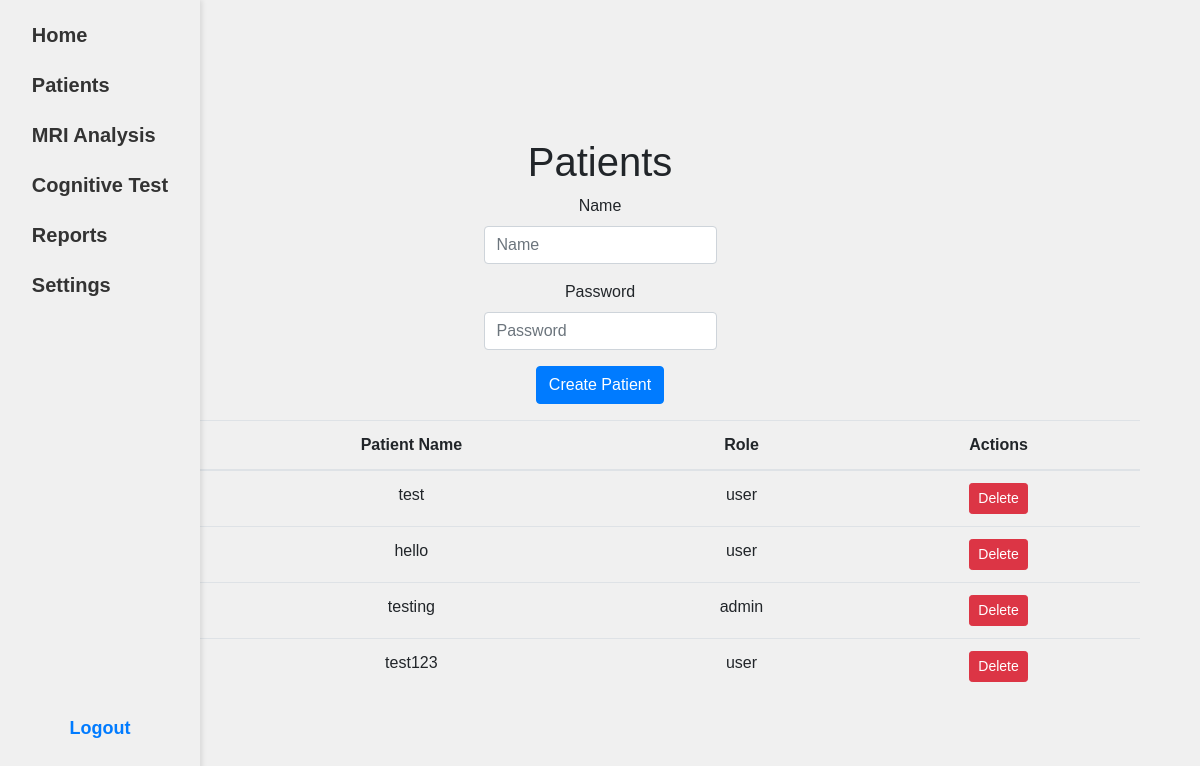
The app's page /patients, older data.
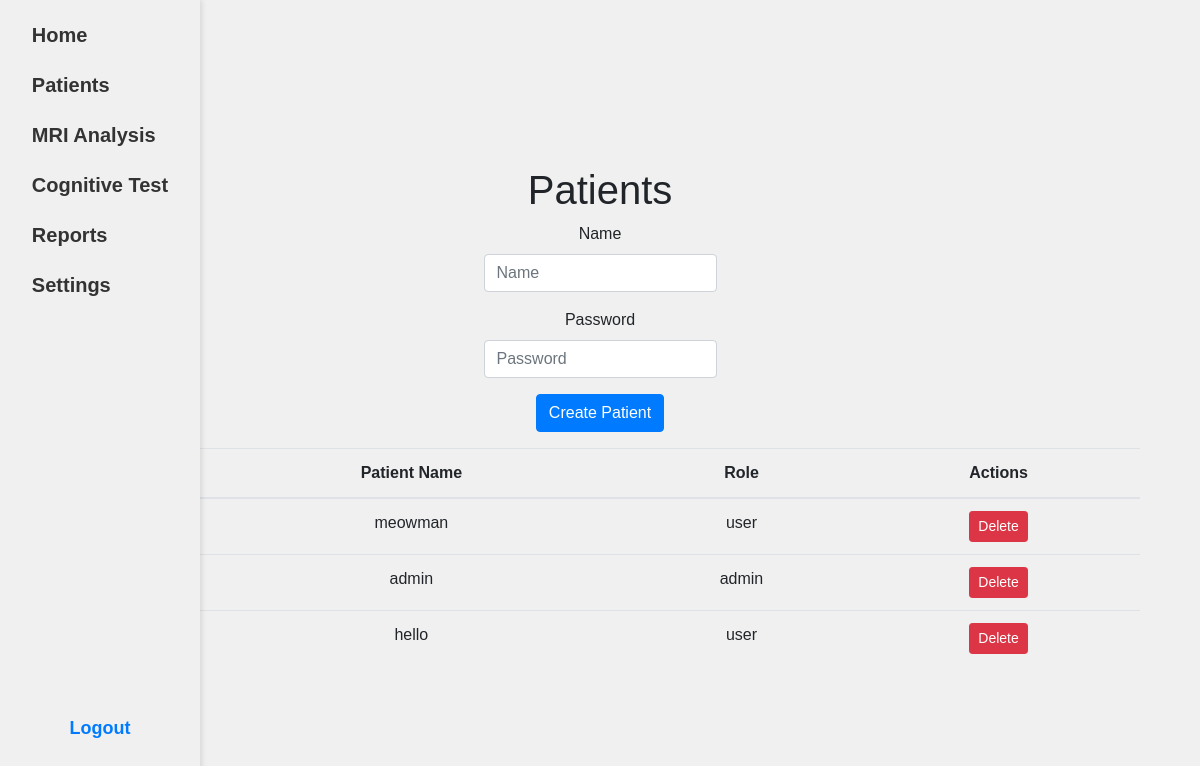
The same page, newer data.
### app.py (models this page shows, shortened)
class User(UserMixin, db.Model):
    id = db.Column(db.Integer, primary_key=True)
    username = db.Column(db.String(100), unique=True)
    password_hash = db.Column(db.String(100))
    is_admin = db.Column(db.Boolean, default=False)
    cognitive_tests = db.relationship('CognitiveTestData', backref='user', lazy=True)

### app.py (the view)
@app.route('/patients')
def patients():
    patients_data = User.query.all()  # Fetch all patients from the "user" table
    return render_template('admin/patients.html', patients=patients_data)

### templates/admin/patients.html (shortened to what this page needs)
<!DOCTYPE html>
<html lang="en">
<head>
    <link rel="stylesheet" href="https://stackpath.bootstrapcdn.com/bootstrap/4.5.2/css/bootstrap.min.css">
</head>
<body>
{% include 'admin/admin_navbar.html' %}
<div class="container mt-4">
    <div class="container mt-4">
    <h1>Patients</h1>
        <form method="POST" action="{{ url_for('create_patient') }}" class="mb-3">
            <div class="form-group">
                <label for="name">Name</label>
                <input type="text" name="name" id="name" class="form-control" placeholder="Name" required>
            </div>
            <div class="form-group">
                <label for="password">Password</label>
                <input type="password" name="password" id="password" class="form-control" placeholder="Password" required>
            </div>
            <button type="submit" class="btn btn-primary">Create Patient</button>
        </form>
        <table class="table">
            <thead>
                <tr>
                    <th>ID</th>
                    <th>Patient Name</th>
                    <th>Role</th>
                    <th>Actions</th>
                </tr>
            </thead>
            <tbody>
                {% for patient in patients %}
                <tr>
                    <td>{{ patient.id }}</td>
                    <td>{{ patient.username }}</td>
                    <td>{{ 'admin' if patient.is_admin else 'user' }}</td>
                    <td>
                        <a href="{{ url_for('delete_patient', patient_id=patient.id) }}" class="btn btn-danger btn-sm">Delete</a>
                    </td>
                </tr>
                {% endfor %}
            </tbody>
        </table>
    </div>
</body>
</html>

### templates/admin/admin_navbar.html (shortened to what this page needs)
<!DOCTYPE html>
<html lang="en">
<head>
    <link rel="stylesheet" href="{{ url_for('static', filename='css/style.css') }}">
</head>
<body>
    <nav class="navbar">
        <ul>
            <li><a href="{{ url_for('admin_dashboard') }}">Home</a></li>
            <li><a href="{{ url_for('patients') }}">Patients</a></li>
            <li><a href="{{ url_for('mri_analysis') }}">MRI Analysis</a></li>
            <li><a href="{{ url_for('cognitive_test') }}">Cognitive Test</a></li>
            <li><a href="{{ url_for('admin_reports') }}">Reports</a></li>
            <li><a href="{{ url_for('settings') }}">Settings</a></li>
        </ul>
        <div class="navbar-footer">
            <a href="{{ url_for('logout') }}">Logout</a>
        </div>
    </nav>
</body>
</html>

### static/css/style.css (style rules this page uses)
body { display: flex; justify-content: center; align-items: center; height: 100vh; background-color: #f0f0f0; font-family: Arial, sans-serif; }
.form-control { padding: 0.375rem 0.75rem; font-size: 1rem; line-height: 1.5; color: #495057; background-color: #fff; background-clip: padding-box; border: 1px solid #ced4da; border-radius: 0.25rem; transition: border-color .15s ease-in-out,box-shadow .15s ease-in-out; box-sizing: border-box; }
.container { display: flex; flex-direction: column; align-items: center; justify-content: center; text-align: center; height: 100vh; background-color: #f0f0f0; }

### templates/admin/admin_navbar.html (style rules this page uses)
.navbar { width: 200px; height: 100%; position: fixed; left: 0; top: 0; background-color: #f0f0f0; box-shadow: 2px 0 5px rgba(0, 0, 0, 0.1); padding: 20px; display: flex; flex-direction: column; justify-content: space-between; }
.navbar ul { list-style: none; padding: 0; }
.navbar ul li { margin-bottom: 20px; }
.navbar ul li a { text-decoration: none; color: #333; font-weight: bold; font-size: 20px; }
.navbar-footer { text-align: left; font-size: 20px; margin-top: 30px; margin-bottom: 50px; }
.navbar-footer a { text-decoration: none; color: #007bff; font-weight: bold; font-size: 18px; }

Row changes from the older to the newer data that the page shows:
removed User: username "test", is_admin "user"
removed User: username "testing", is_admin "admin"
removed User: username "test123", is_admin "user"
added User: username "meowman", is_admin "user"
added User: username "admin", is_admin "admin"
